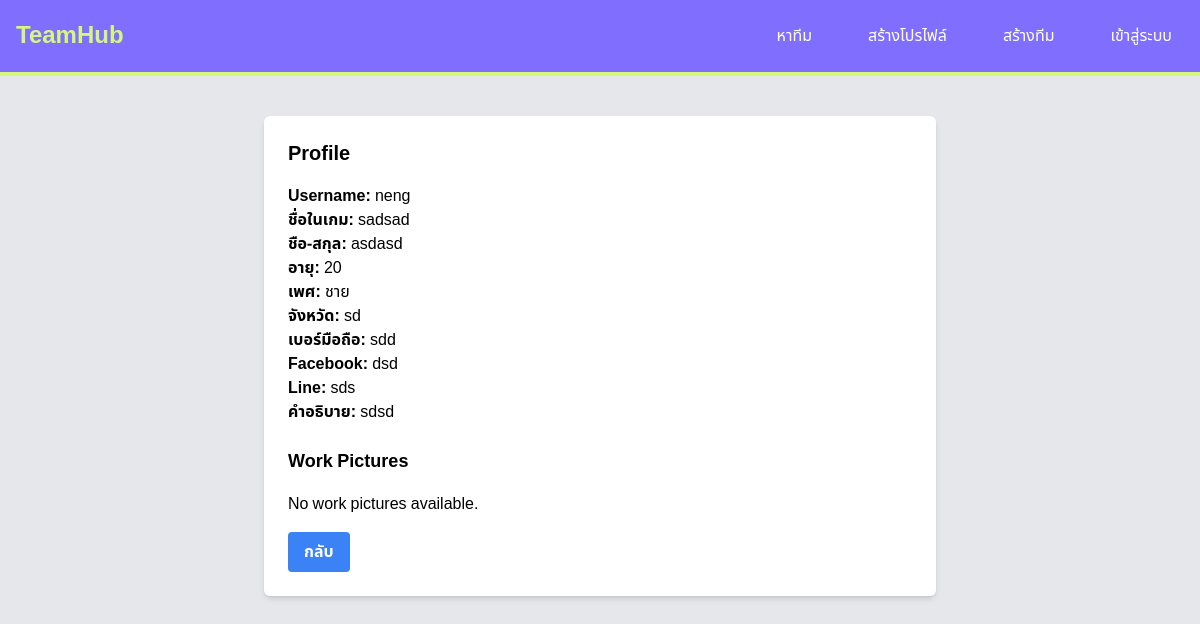
Before: /user_profile/4/ with the older database file.
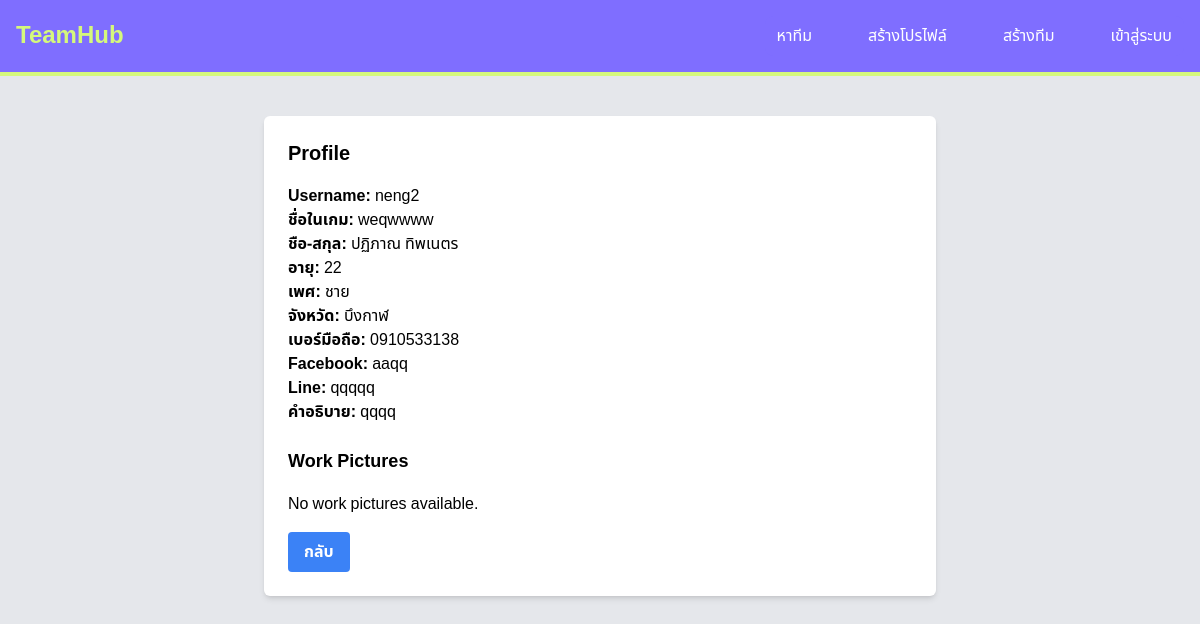
After: the same page with the newer database file.
### myesportapp/models.py (models this page shows, shortened)
class PlayerProfile(models.Model):
    GENDER_CHOICES = [
        ('male', 'ชาย'),
        ('female', 'หญิง'),
    ]
    member = models.ForeignKey(User, on_delete=models.CASCADE, null=True, blank=False)
    player_name = models.CharField(max_length=100,  null=True, blank=False)
    game = models.CharField(max_length=100,  null=True, blank=False)
    name_lastname = models.CharField(max_length=100, null=True, blank=False)
    age = models.CharField(max_length=10, null=True, blank=False)
    gender = models.CharField(max_length=6, choices=GENDER_CHOICES, null=True, blank=False)
    province = models.CharField(max_length=100, null=True, blank=False)
    phone_number = models.CharField(max_length=15, null=True, blank=False)
    facebook = models.CharField(max_length=100, null=True, blank=False)
    line = models.CharField(max_length=100, null=True, blank=False)
    description = models.TextField( null=True, blank=False)
    pass

### myesportapp/views.py (the view)
# urls.py: path('user_profile/<int:user_id>/', user_profile, name='user_profile'),
def user_profile(request, user_id):
    player_profile = get_object_or_404(PlayerProfile, member_id=user_id)
    return render(request, 'user_profile.html', {'player_profile': player_profile})

### myesportapp/templates/user_profile.html (shortened to what this page needs)
<!DOCTYPE html>
<html lang="en">
<head>
    <script src="https://cdn.tailwindcss.com"></script>
</head>
<body>
    {% include 'components/navbar.html' %}
    <div class="container mx-auto my-10">
        <div class="max-w-2xl mx-auto bg-white p-6 rounded-md shadow-md">
            <h1 class="text-xl font-bold mb-4">Profile</h1>
            <div class="mb-6">
                <p><strong>Username:</strong> {{ player_profile.member.username }}</p>
                <p><strong>ชื่อในเกม:</strong> {{ player_profile.player_name }}</p>
                <p><strong>ชือ-สกุล:</strong> {{ player_profile.name_lastname }}</p>
                <p><strong>อายุ:</strong> {{ player_profile.age }}</p>
                <p><strong>เพศ:</strong> {{ player_profile.get_gender_display }}</p>
                <p><strong>จังหวัด:</strong> {{ player_profile.province }}</p>
                <p><strong>เบอร์มือถือ:</strong> {{ player_profile.phone_number }}</p>
                <p><strong>Facebook:</strong> {{ player_profile.facebook }}</p>
                <p><strong>Line:</strong> {{ player_profile.line }}</p>
                <p><strong>คำอธิบาย:</strong> {{ player_profile.description }}</p>
            </div>
            <h2 class="text-lg font-bold mb-4">Work Pictures</h2>
            {% if player_profile.work_pictures.exists %}
                <div class="grid grid-cols-1 sm:grid-cols-2 lg:grid-cols-3 gap-4">
                    {% for picture in player_profile.work_pictures.all %}
                        <div class="bg-gray-100 p-4 rounded-md">
                            <img src="{{ picture.image.url }}" alt="Work Picture" class="w-full h-32 object-cover mb-2">
                            <p>{{ picture }}</p>
                        </div>
                    {% endfor %}
                </div>
            {% else %}
                <p>No work pictures available.</p>
            {% endif %}
            <a href="{% url 'join_requests' %}" class="inline-block mt-4 bg-blue-500 hover:bg-blue-700 text-white font-bold py-2 px-4 rounded">
                กลับ
            </a>
        </div>
    </div>
</body>
</html>

Changed rows visible on the page:
removed PlayerProfile: member.username "neng", player_name "sadsad", name_lastname "asdasd", age "20", gender "ชาย", province "sd", phone_number "sdd", facebook "dsd", line "sds", description "sdsd"
added PlayerProfile: member.username "neng2", player_name "weqwwww", name_lastname "ปฏิภาณ ทิพเนตร", age "22", gender "ชาย", province "บึงกาฬ", phone_number "0910533138", facebook "aaqq", line "qqqqq", description "qqqq"
